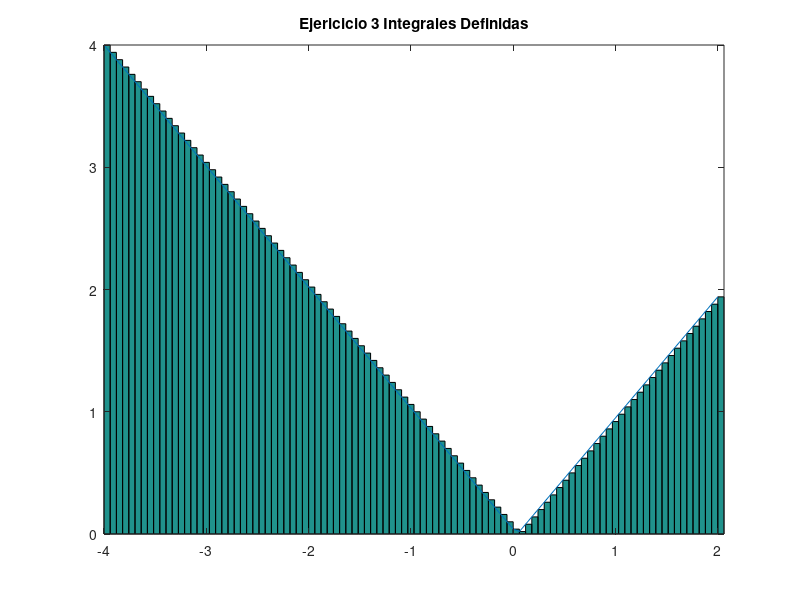

MATLAB code to generate this figure:
% Octave Script
% Title			:1.7 Funcion Primitiva
% Description		:Script para graficar el ejericio 21 de la actividad 1.7
% Author		:Luis Gerardo Cardozo Carranza (Gerard_CRS) luiscardozo161002@gmail.com
% Date			:20210517
% sion		        :1
% Usage			:octave> /path/Funcion_Primitiva_Actividad_1.7_Luis Gerardo Cardozo Carranza_3202
% Notes			:Requiere aplicacion octave usar en consola preferentemente.
%                       4
%Actividad_Ejercicio 3 ∫ x dx
%                      -4
%limpia la pantalla y las variables.
clc, clear
%Definimos la funcion
f=@(x,y)abs(x+2);
%Declaramos los intervalos
resultado=integral(f, -4,2);
%Imprimos en pantalla el resultado de la Integral
fprintf('El valor de la integral es:%2.1f\n',resultado)
%define los intervalos y el numero de rectangulos.
a = 2;
b = -4;
n = 100;
%Determina la longitud de la base o el incremento de x.
base = (b-a)/n;
%Definicion de la funcion.
x =a:base:(b-base);
%Representa la variable altura
altura=abs(x+2);
%Calcula el valor de cada uno de los rectangulos.
area = base*altura;
%Estable    la    linea   que   forma  la funcion
x2 = linspace(-4,2,100);
y2 = abs(x+2);
%Inicio del  intervalo, fin del intervalo, numero de rectangulos.
xa = linspace(-4,2,100);
yab =abs(x+2);

%Dibuja una  grafica de barras sin espacios
g = bar(xa,yab,'histc');

%Permite continuar graficando despues de la grafica
hold on

%Grafica la funcion
plot(x2,y2);

%Asigna un nombre a la grafica 
title("Ejericicio 3 Integrales Definidas");

%Ajusta la grafica a los datos.
axis tight
